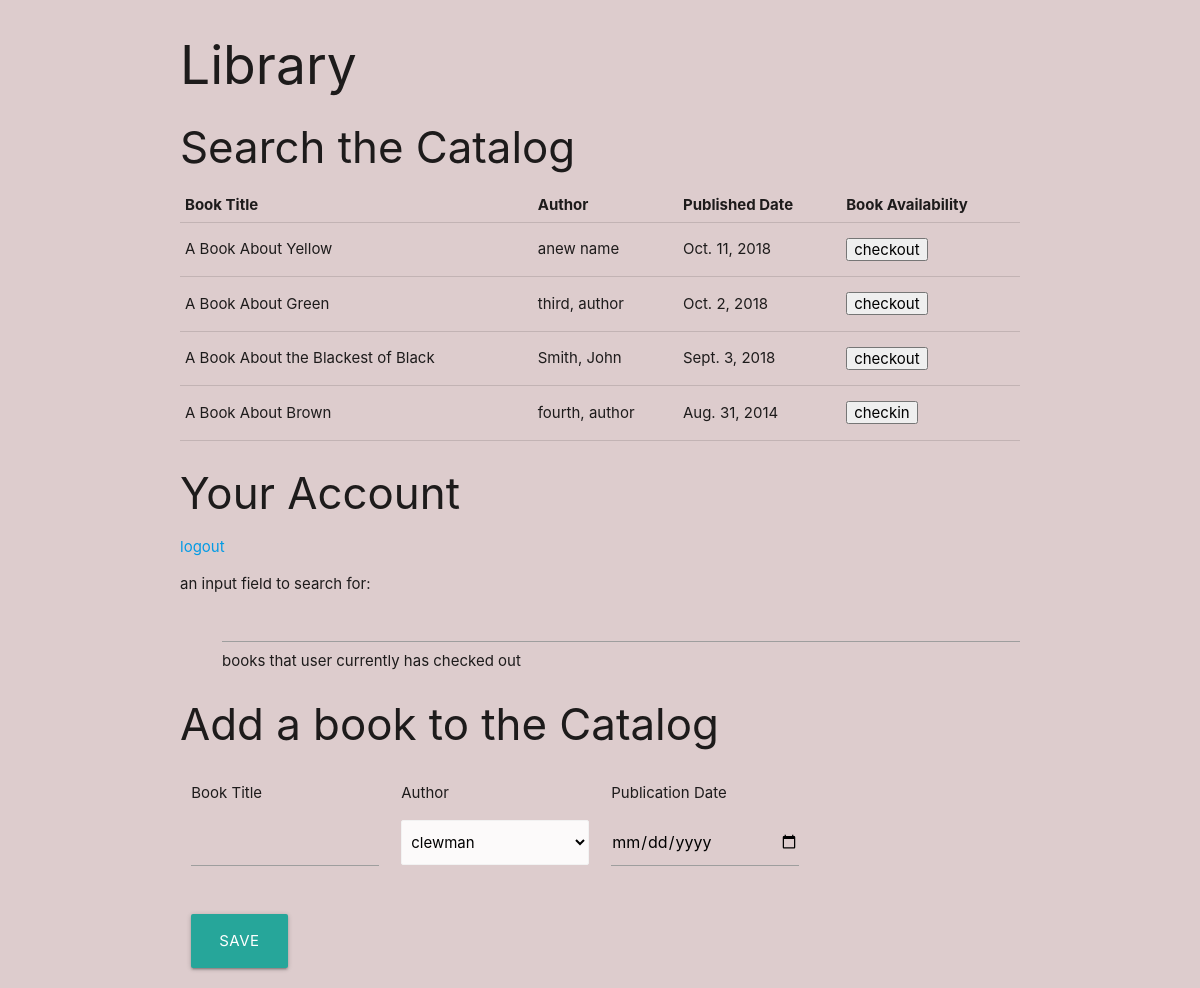
The app's page /bibliothek/ (signed in) with its own data.
### bibliothek/models.py (models this page shows, shortened)
class Book(models.Model):
    title = models.CharField(max_length=100)
    pub_date = models.DateField('date published')
    author = models.ForeignKey('Author', on_delete=models.CASCADE)
    check_out = models.BooleanField(default=True)

class Author(models.Model):
    name = models.CharField(max_length=100)
    def __str__(self):
        return self.name

### bibliothek/views.py (the view)
# urls.py: path('', views.index, name='index'),
@login_required(login_url='/bibliothek/register_user/')
def index(request):
    authors = Author.objects.all()
    books = Book.objects.all()
    return render(request, 'bibliothek/index.html', {'authors': authors, 'books': books})

### bibliothek/templates/bibliothek/index.html (shortened to what this page needs)
<!DOCTYPE html>
<html lang="en">
<head>
    {% load static %}
    <link rel="stylesheet" href="https://cdnjs.cloudflare.com/ajax/libs/materialize/1.0.0/css/materialize.min.css">
    <link rel="stylesheet" type="text/css" href="{% static 'bibliothek/style.css' %}">
</head>
<body>
<div class="container">
    <h2>Library</h2>
    <h3>Search the Catalog</h3>
    <table>
        <tr>
            <th>
                Book Title
            </th>
            <th>
                Author
            </th>
            <th>
                Published Date
            </th>
            <th>
                Book Availability
            </th>
        </tr>
        <tr>
            {% for book in books %}
            <td>
                {{ book.title }}
            </td>
            <td>
                {{ book.author }}
            </td>
            <td>
                {{ book.pub_date }}
            </td>
            <td>
                <form action="{% url 'bibliothek:checkout' %}" method="post">
                    <button type="submit" value="Submit">{% if book.check_out %}checkin{% else %}checkout{% endif %}</button>
                </form>
            </td>
        </tr>
        {% endfor %}
    </table>
    <h3>Your Account</h3>
    <a href="{% url 'bibliothek:logout_user' %}">logout</a>
    <ul>an input field to search for:
        <li>
            <form action="" method="post">
                <input type="text" name="book">
            </form>
        </li>
        <li>books that user currently has checked out</li>
    </ul>
    <h3>Add a book to the Catalog</h3>
    <div class="row">
        <div class="col s3">
            <p>Book Title</p>
             <form action="" method="post">
                    <input type="text" name="book">
                    <option value="{{book.id}}">{{book.available}}</option></form>
        </div>
        <div class="col s3">
            <p>Author</p>
            <select class="browser-default" name="author_id">
                {% for author in authors %}
                <option value="{{author.id}}">{{author.name}}</option>
                {% endfor %}
            </select>
        </div>
        <div class="col s3">
            <p>Publication Date</p>
            <input type="date" name="pub_date">
        </div>
        <div class="col s12">
            <br>
            <button type="submit" class="waves-effect waves-light btn-large">save</button>
        </div>
    </div>
</div>
</body>
</html>

### bibliothek/static/bibliothek/style.css (style rules this page uses)
body { background-color: #ddcccd; }
li { margin-left: 5%; }
th { padding: 5px; margin-left: 15px; }

### records on screen
Book: title "A Book About Yellow", author "anew name", pub_date "Oct. 11, 2018", check_out "checkout"
Book: title "A Book About Green", author "third, author", pub_date "Oct. 2, 2018", check_out "checkout"
Book: title "A Book About the Blackest of Black", author "Smith, John", pub_date "Sept. 3, 2018", check_out "checkout"
Book: title "A Book About Brown", author "fourth, author", pub_date "Aug. 31, 2014", check_out "checkin"

### other values on screen
form field author_id "clewman"
